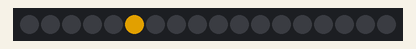
Bench run of a sketch on a simulated Arduino Uno, built with avr-gcc and run on an emulated ATmega328P. On the bench: 18 RGB LEDs in strip order, left to right. Dim RGB values are drawn brighter than linear; random numbers use the default seed unless the sketch sets one.

Above: at 0.15 s.
At 5.57 s:
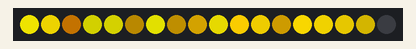
At 13.71 s:
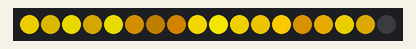
At 21.55 s:
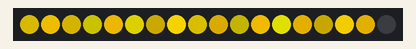
At 28.18 s:
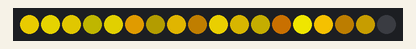
At 39.64 s:
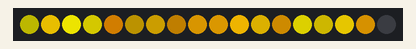

The sketch:

lab_10.ino
```cpp
#include <Adafruit_NeoPixel.h>
#define PIN 12 // connect the Data In pin
Adafruit_NeoPixel strip = Adafruit_NeoPixel(18, PIN, NEO_GRB + NEO_KHZ800);

void setup() {
  strip.begin();
}

void loop() {
  candle();
}

void candle() {
   uint8_t green; // brightness of the green
   uint8_t red;  // add a bit for red
   for(uint8_t i=0; i<100; i++) {
     green = 50 + random(155);
     red = green + random(50);
     strip.setPixelColor(random(strip.numPixels() - 1), red, green, 0);
     strip.show();
     delay(5);
  }
}
```
